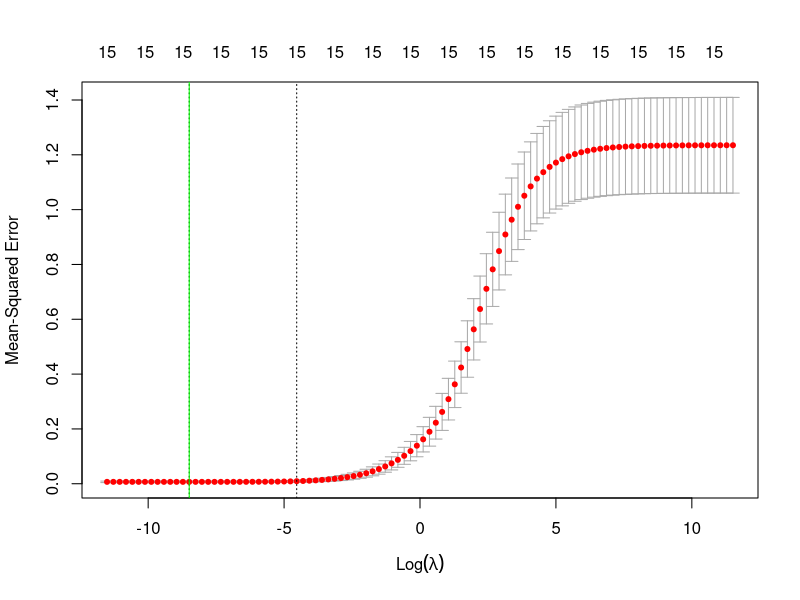
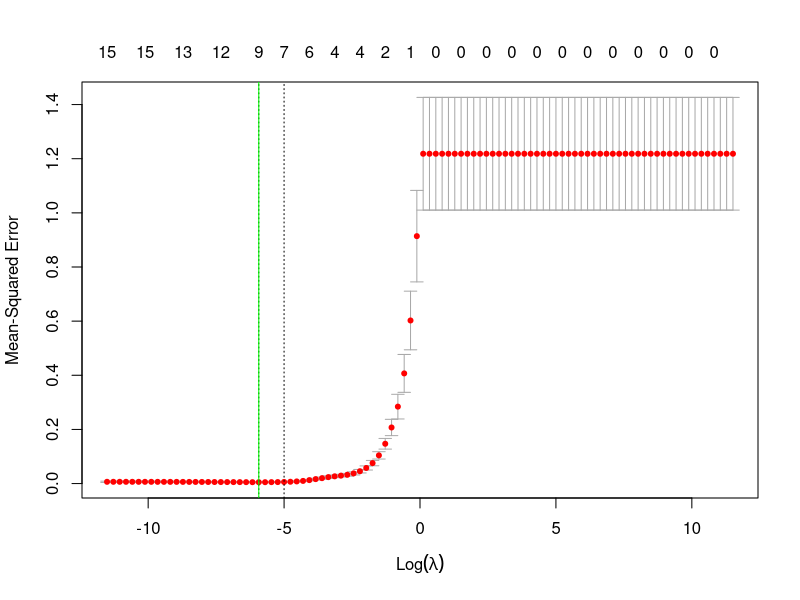
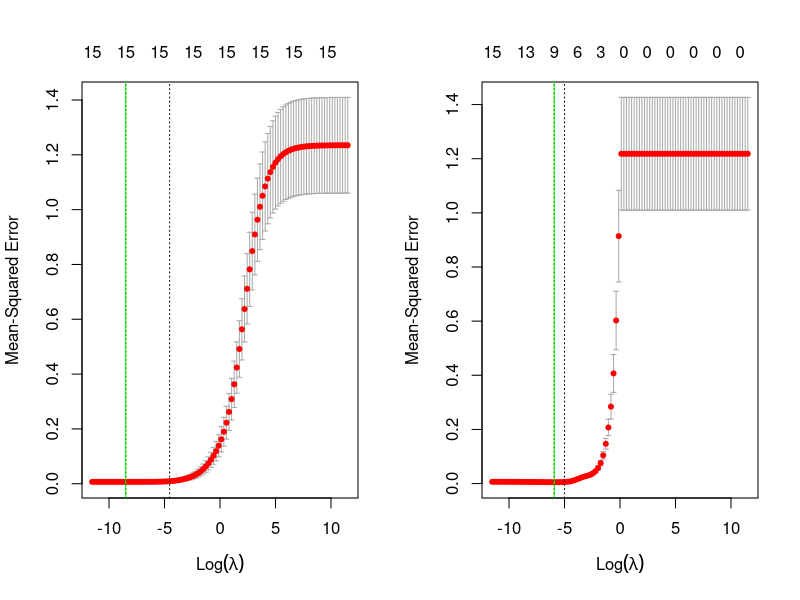
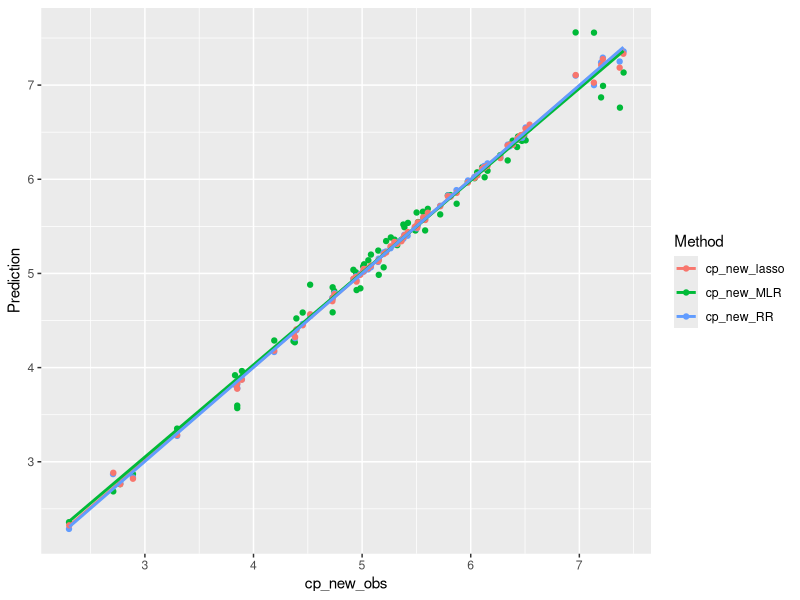
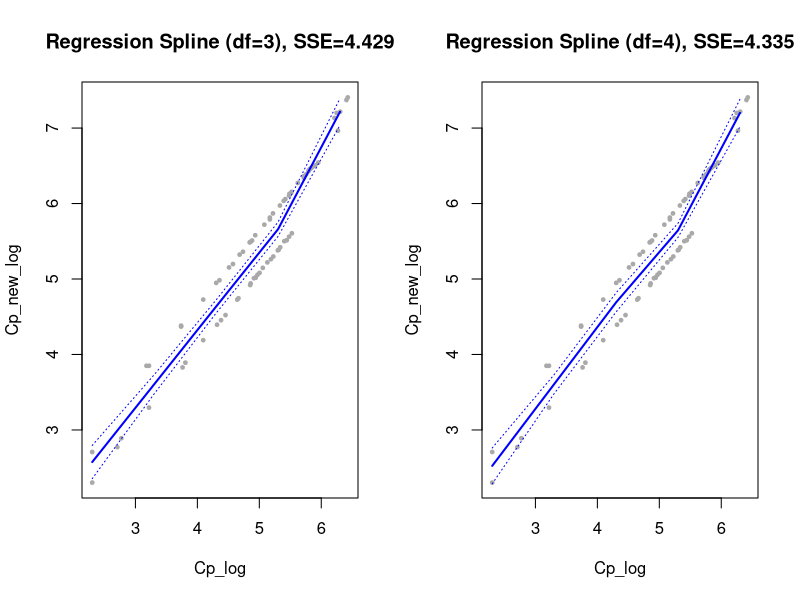
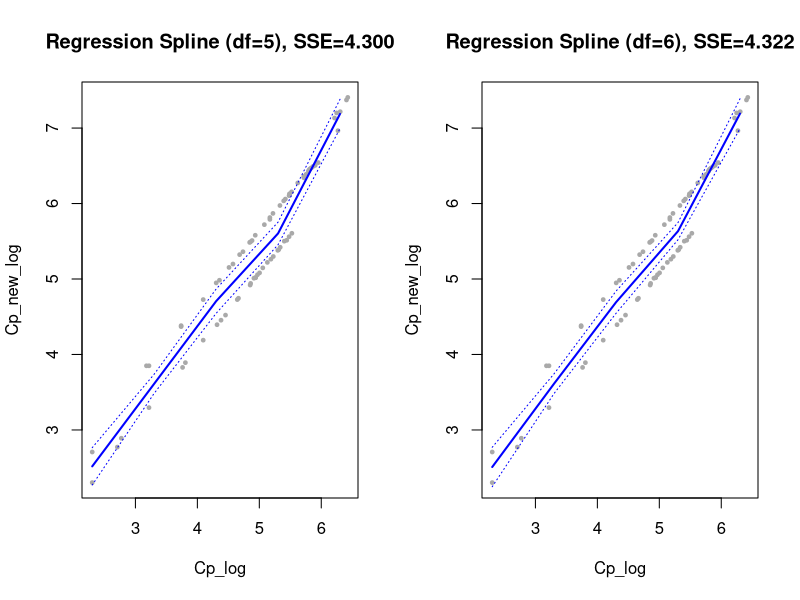
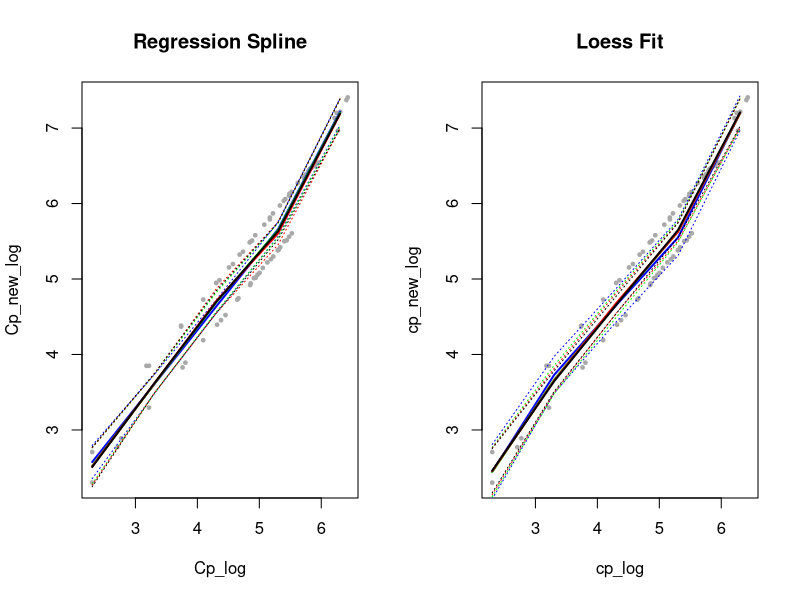
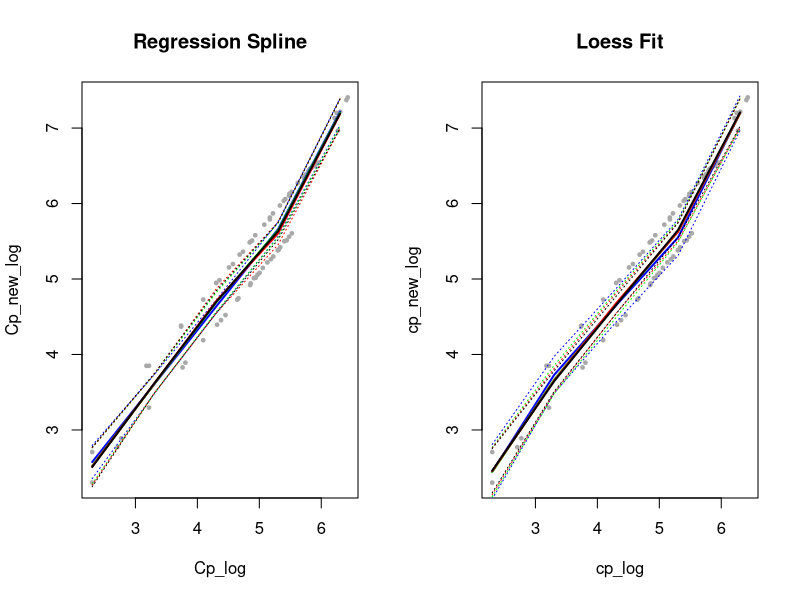

Here is the R script that generated these plots, in order:
## ---- chunk 1
knitr::opts_chunk$set(message=FALSE, warning=FALSE, fig.height=3, fig.width=8, fig.align = "center",tidy.opts=list(width.cutoff=60),tidy=TRUE)
library(dplyr)
library(ggplot2)
library(skimr)
library(broom)
library(readr)
library(gridExtra)
library(GGally)
library(glmnet)
library(tidyr)
library(splines)
options(digits=3)
pokemon <- read_csv("pokemon.csv")

pokemon_model1<-pokemon %>%
  select(-name,-notes) %>%
  select(-hp_new,-power_up_stardust_new,-attack_strong_value_new,-attack_weak_value_new,-weight_new,-height_new,-power_up_candy_new,-attack_strong_type_new,-attack_weak_type_new,-attack_strong_new,-attack_weak_new) %>%
  mutate(attack_strong_type = as.factor(attack_strong_type),
         attack_weak_type = as.numeric(as.factor(attack_weak_type)),
         attack_strong = as.numeric(as.factor(attack_strong)),
         attack_weak = as.numeric(as.factor(attack_weak)),
         species = as.numeric(as.factor(species)))

pokemon_logged <- pokemon_model1 %>%
  mutate(cp_new=log(cp_new),cp=log(cp))
names(pokemon_logged)[2] <- c("cp_log")
names(pokemon_logged)[14] <- c("cp_new_log")

pokemon_test <- pokemon %>%
  select(-name,-notes) %>%
  select(-hp_new,-power_up_stardust_new,-attack_strong_value_new,-attack_weak_value_new,-weight_new,-height_new,-power_up_candy_new,-attack_strong_type_new,-attack_weak_type_new,-attack_strong_new,-attack_weak_new)

pokemon_testlog <- pokemon_test %>%
  mutate(cp_new=log(cp_new),cp=log(cp))
names(pokemon_testlog)[2] <- c("cp_log")
names(pokemon_testlog)[14] <- c("cp_new_log")
## ---- chunk 2
set.seed(312)

#create lambda grid
lambda.grid = 10^seq(5,-5, length =100)

#x matrix, categorical variables have been factorized and are numeric
x <- model.matrix( ~species + cp_log + hp + weight + height + power_up_stardust + power_up_candy + attack_weak + attack_weak_type + attack_weak_value + attack_strong + attack_strong_type + attack_strong_value, pokemon_logged)

#run CV RR
pokemon.rr.cv <- cv.glmnet(x, as.numeric(pokemon_logged$cp_new_log), alpha=0, lambda=lambda.grid, standardize = TRUE)
  
#find min lambda
opt_lambda_RR <- pokemon.rr.cv$lambda.min

#plot CVRR
plot(pokemon.rr.cv)
abline(v=log(pokemon.rr.cv$lambda.min), col="green")

#get RR coefficients
pokemon.rr.cv_fit <- pokemon.rr.cv$glmnet.fit
tidy(pokemon.rr.cv_fit)

#run CV lasso
pokemon.lasso.cv <- cv.glmnet(x, as.numeric(pokemon_logged$cp_new_log), alpha=1, lambda=lambda.grid, standardize = TRUE)

#find min lambda
opt_lambda_lasso <- pokemon.lasso.cv$lambda.min

#plot CVlasso
plot(pokemon.lasso.cv)
abline(v=log(pokemon.lasso.cv$lambda.min), col="green")

#get lasso coefficients
pokemon.lasso.cv_fit <- pokemon.lasso.cv$glmnet.fit
tidy(pokemon.lasso.cv_fit)

MLR.model <- lm(cp_new_log ~ cp_log + species + attack_strong_value + 
    hp + weight, data = pokemon_logged)
summary(MLR.model)
## ---- chunk 3
par(mfrow=c(1,2))
#plot CVRR
RRplot <- plot(pokemon.rr.cv)
abline(v=log(pokemon.rr.cv$lambda.min), col="green")

#plot CVlasso
lassoplot <- plot(pokemon.lasso.cv)
abline(v=log(pokemon.lasso.cv$lambda.min), col="green")
## ---- chunk 4
#predicted response from MLR
MLR.model<-lm(cp_new_log ~ cp_log + species + attack_strong_value + 
    hp + weight, data = pokemon_logged)
val.rr <- data.frame(pokemon_logged[,-10])
pred.MLR <- augment(MLR.model,newdata=val.rr,type.predict = "response")
pred.MLR$.fitted

#predicted response from RR
pred.RR <- predict(pokemon.rr.cv_fit, newx = x, s = opt_lambda_RR)

#predicted response from lasso
pred.lasso <- predict(pokemon.lasso.cv_fit, newx = x, s = opt_lambda_lasso)

#tidy data
pokemon_pred <- data.frame(pokemon_logged$cp_new_log, pred.MLR$.fitted, pred.RR, pred.lasso)
colnames(pokemon_pred) <- c("cp_new_obs", "cp_new_MLR", "cp_new_RR", "cp_new_lasso")
pokemon_tidy <- gather(pokemon_pred, key = Method, value = Prediction, -cp_new_obs)
## ---- chunk 5
#plot predictions
ggplot(pokemon_tidy, aes(x = cp_new_obs, y = Prediction, group = Method, color = Method)) +
  geom_jitter() + 
  geom_smooth(method = 'lm', se = FALSE)
## ---- chunk 6
xlims <- range(pokemon_logged$cp_log)
x.grid <- seq(from=xlims[1], to=xlims[2])

#regression spline with df=3
cpnew.rs1 <- lm(cp_new_log ~ bs(cp_log, df=3, degree = 1), data = pokemon_logged)
SSE.rs1 <- sum(cpnew.rs1$residuals^2)

cpnew.rs1.pred <- predict(cpnew.rs1, newdata = list(cp_log=x.grid), se = TRUE)
cpnew.rs1.se <- cbind(cpnew.rs1.pred$fit + 2*cpnew.rs1.pred$se.fit,
                   cpnew.rs1.pred$fit - 2*cpnew.rs1.pred$se.fit)

plot(pokemon_logged$cp_log, pokemon_logged$cp_new_log, xlim = range(pokemon_logged$cp_log), cex = .5, pch = 19, 
     col = "darkgrey", xlab = "Cp_log", ylab = "Cp_new_log")
title("Regression Spline (df=3), SSE=4.429", outer = F)
lines(x.grid, cpnew.rs1.pred$fit, lwd = 2, col = "blue")
matlines(x.grid, cpnew.rs1.se, lwd = 1, col = "blue", lty = 3)

#regression spline with df=4
cpnew.rs2 <- lm(cp_new_log ~ bs(cp_log, df=4, degree = 1), data = pokemon_logged)
SSE.rs2 <- sum(cpnew.rs2$residuals^2)

cpnew.rs2.pred <- predict(cpnew.rs2, newdata = list(cp_log=x.grid), se = TRUE)
cpnew.rs2.se <- cbind(cpnew.rs2.pred$fit + 2*cpnew.rs2.pred$se.fit,
                   cpnew.rs2.pred$fit - 2*cpnew.rs2.pred$se.fit)

plot(pokemon_logged$cp_log, pokemon_logged$cp_new_log, xlim = range(pokemon_logged$cp_log), cex = .5, pch = 19, 
     col = "darkgrey", xlab = "Cp_log", ylab = "Cp_new_log")
title("Regression Spline (df=4), SSE=4.335", outer = F)
lines(x.grid, cpnew.rs2.pred$fit, lwd = 2, col = "blue")
matlines(x.grid, cpnew.rs2.se, lwd = 1, col = "blue", lty = 3)

#regression spline with df=5
cpnew.rs3 <- lm(cp_new_log ~ bs(cp_log, df=5, degree = 1), data = pokemon_logged)
SSE.rs3 <- sum(cpnew.rs3$residuals^2)

cpnew.rs3.pred <- predict(cpnew.rs3, newdata = list(cp_log=x.grid), se = TRUE)
cpnew.rs3.se <- cbind(cpnew.rs3.pred$fit + 2*cpnew.rs3.pred$se.fit,
                   cpnew.rs3.pred$fit - 2*cpnew.rs3.pred$se.fit)

plot(pokemon_logged$cp_log, pokemon_logged$cp_new_log, xlim = range(pokemon_logged$cp_log), cex = .5, pch = 19, 
     col = "darkgrey", xlab = "Cp_log", ylab = "Cp_new_log")
title("Regression Spline (df=5), SSE=4.300", outer = F)
lines(x.grid, cpnew.rs3.pred$fit, lwd = 2, col = "blue")
matlines(x.grid, cpnew.rs3.se, lwd = 1, col = "blue", lty = 3)

#regression spline with df=6
cpnew.rs4 <- lm(cp_new_log ~ bs(cp_log, df=6, degree = 1), data = pokemon_logged)
SSE.rs4 <- sum(cpnew.rs4$residuals^2)

cpnew.rs4.pred <- predict(cpnew.rs4, newdata = list(cp_log=x.grid), se = TRUE)
cpnew.rs4.se <- cbind(cpnew.rs4.pred$fit + 2*cpnew.rs4.pred$se.fit,
                   cpnew.rs4.pred$fit - 2*cpnew.rs4.pred$se.fit)

plot(pokemon_logged$cp_log, pokemon_logged$cp_new_log, xlim = range(pokemon_logged$cp_log), cex = .5, pch = 19, 
     col = "darkgrey", xlab = "Cp_log", ylab = "Cp_new_log")
title("Regression Spline (df=6), SSE=4.322", outer = F)
lines(x.grid, cpnew.rs4.pred$fit, lwd = 2, col = "blue")
matlines(x.grid, cpnew.rs4.se, lwd = 1, col = "blue", lty = 3)

#plot all the splines on one
splineplot <- plot(pokemon_logged$cp_log, pokemon_logged$cp_new_log, xlim = range(pokemon_logged$cp_log), cex = .5, pch = 19, col = "darkgrey", xlab = "Cp_log", ylab = "Cp_new_log")
title("Regression Spline", outer = F)
lines(x.grid, cpnew.rs1.pred$fit, lwd = 2, col = "blue")
matlines(x.grid, cpnew.rs1.se, lwd = 1, col = "blue", lty = 3)
lines(x.grid, cpnew.rs2.pred$fit, lwd = 2, col = "green")
matlines(x.grid, cpnew.rs2.se, lwd = 1, col = "green", lty = 3)
lines(x.grid, cpnew.rs3.pred$fit, lwd = 2, col = "red")
matlines(x.grid, cpnew.rs3.se, lwd = 1, col = "red", lty = 3)
lines(x.grid, cpnew.rs4.pred$fit, lwd = 2, col = "black")
matlines(x.grid, cpnew.rs4.se, lwd = 1, col = "black", lty = 3)
## ---- chunk 7
#loess, span 0.2
cpnew.loess1 <- loess(cp_new_log ~ cp_log, span = 0.2, data = pokemon_logged)

cpnew.loess1.pred <- predict(cpnew.loess1, newdata = data.frame(cp_log=x.grid), se = TRUE)
cpnew.loess1.se <- cbind(cpnew.loess1.pred$fit + 2*cpnew.loess1.pred$se.fit,
                    cpnew.loess1.pred$fit - 2*cpnew.loess1.pred$se.fit)
SSE.loess1 <- sum(cpnew.loess1$residuals^2)

#loess, span 0.4
cpnew.loess2 <- loess(cp_new_log ~ cp_log, span = 0.4, data = pokemon_logged)

cpnew.loess2.pred <- predict(cpnew.loess2, newdata = data.frame(cp_log=x.grid), se = TRUE)
cpnew.loess2.se <- cbind(cpnew.loess2.pred$fit + 2*cpnew.loess2.pred$se.fit,
                    cpnew.loess2.pred$fit - 2*cpnew.loess2.pred$se.fit)
SSE.loess2 <- sum(cpnew.loess2$residuals^2)

#loess, span 0.6
cpnew.loess3 <- loess(cp_new_log ~ cp_log, span = 0.6, data = pokemon_logged)

cpnew.loess3.pred <- predict(cpnew.loess3, newdata = data.frame(cp_log=x.grid), se = TRUE)
cpnew.loess3.se <- cbind(cpnew.loess3.pred$fit + 2*cpnew.loess3.pred$se.fit,
                    cpnew.loess3.pred$fit - 2*cpnew.loess3.pred$se.fit)
SSE.loess3 <- sum(cpnew.loess3$residuals^2)

#loess, span 0.8
cpnew.loess4 <- loess(cp_new_log ~ cp_log, span = 0.8, data = pokemon_logged)

cpnew.loess4.pred <- predict(cpnew.loess4, newdata = data.frame(cp_log=x.grid), se = TRUE)
cpnew.loess4.se <- cbind(cpnew.loess4.pred$fit + 2*cpnew.loess4.pred$se.fit,
                    cpnew.loess4.pred$fit - 2*cpnew.loess4.pred$se.fit)

#loess plot
loessplot <- plot(pokemon_logged$cp_log, pokemon_logged$cp_new_log, xlim = xlims, cex = .5, pch = 19, col = "darkgrey", xlab = "cp_log", ylab = "cp_new_log")
title("Loess Fit", outer = F)
lines(x.grid, cpnew.loess1.pred$fit, lwd = 2, col = "blue")
matlines(x.grid, cpnew.loess1.se, lwd = 1, col = "blue", lty = 3)
lines(x.grid, cpnew.loess2.pred$fit, lwd = 2, col = "green")
matlines(x.grid, cpnew.loess2.se, lwd = 1, col = "green", lty = 3)
lines(x.grid, cpnew.loess3.pred$fit, lwd = 2, col = "red")
matlines(x.grid, cpnew.loess3.se, lwd = 1, col = "red", lty = 3)
lines(x.grid, cpnew.loess4.pred$fit, lwd = 2, col = "black")
matlines(x.grid, cpnew.loess4.se, lwd = 1, col = "black", lty = 3)
## ---- chunk 8
par(mfrow=c(1,2))

splineplot <- plot(pokemon_logged$cp_log, pokemon_logged$cp_new_log, xlim = range(pokemon_logged$cp_log), cex = .5, pch = 19, col = "darkgrey", xlab = "Cp_log", ylab = "Cp_new_log")
title("Regression Spline", outer = F)
lines(x.grid, cpnew.rs1.pred$fit, lwd = 2, col = "blue")
matlines(x.grid, cpnew.rs1.se, lwd = 1, col = "blue", lty = 3)
lines(x.grid, cpnew.rs2.pred$fit, lwd = 2, col = "green")
matlines(x.grid, cpnew.rs2.se, lwd = 1, col = "green", lty = 3)
lines(x.grid, cpnew.rs3.pred$fit, lwd = 2, col = "red")
matlines(x.grid, cpnew.rs3.se, lwd = 1, col = "red", lty = 3)
lines(x.grid, cpnew.rs4.pred$fit, lwd = 2, col = "black")
matlines(x.grid, cpnew.rs4.se, lwd = 1, col = "black", lty = 3)

loessplot <- plot(pokemon_logged$cp_log, pokemon_logged$cp_new_log, xlim = xlims, cex = .5, pch = 19, col = "darkgrey", xlab = "cp_log", ylab = "cp_new_log")
title("Loess Fit", outer = F)
lines(x.grid, cpnew.loess1.pred$fit, lwd = 2, col = "blue")
matlines(x.grid, cpnew.loess1.se, lwd = 1, col = "blue", lty = 3)
lines(x.grid, cpnew.loess2.pred$fit, lwd = 2, col = "green")
matlines(x.grid, cpnew.loess2.se, lwd = 1, col = "green", lty = 3)
lines(x.grid, cpnew.loess3.pred$fit, lwd = 2, col = "red")
matlines(x.grid, cpnew.loess3.se, lwd = 1, col = "red", lty = 3)
lines(x.grid, cpnew.loess4.pred$fit, lwd = 2, col = "black")
matlines(x.grid, cpnew.loess4.se, lwd = 1, col = "black", lty = 3)
## ---- chunk 9
pokemon.stdres = rstandard(MLR.model)
qqnorm(pokemon.stdres,
       ylab = "Standardized Residuals",
       xlab="Normal Scores",
       main="Pokemon cp_new")
qqline(pokemon.stdres)

qqnorm(pokemon_logged$cp_log)
qqline(pokemon_logged$cp_log, col = "steelblue", lwd = 2)
## ---- chunk 10
library(car)
avPlot(MLR.model, variable = "weight", id.n = TRUE, main=paste("Added-Variable Plot: weight"))
